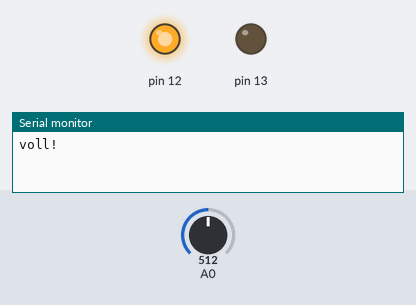
Simulated run of this sketch. Board: Arduino Uno, built with avr-gcc and run on an emulated ATmega328P. Shown: output pins drawn as LEDs (lit = HIGH), the last lines printed to the serial monitor. The test bench sets the inputs (shaded band); at power-on: A0 = 512.

Above: at 1.8 s.
1.9 s: A0 set to 493
At 4.2 s:
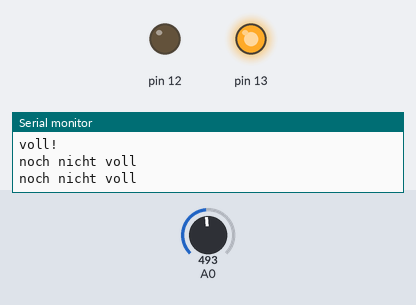
4.5 s: A0 set to 510
At 6.6 s:
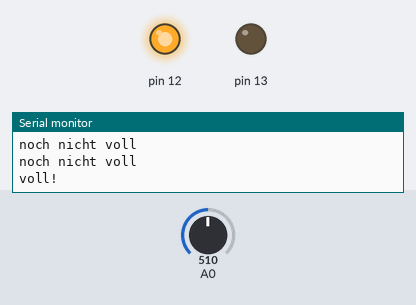
7.5 s: A0 set to 490
At 10.1 s:
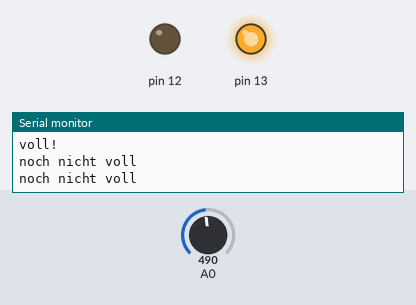
Timing chart, 0 to 11.6 s (numbered marks = the images above; inputs shaded):
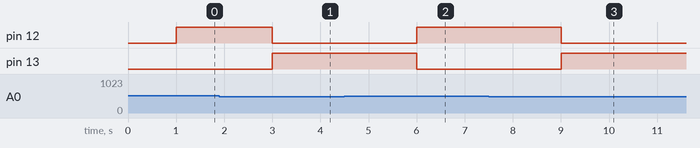

Measured:
- the behaviour switches between 500 and 499 on A0 (found by bisection; images 0 and 1)
- after the input at 1.9 s, pin 12: HIGH → LOW after 1.1 s; pin 13: LOW → HIGH after 1.1 s
- after the input at 4.5 s, pin 12: LOW → HIGH after 1.5 s; pin 13: HIGH → LOW after 1.5 s
- after the input at 7.5 s, pin 12: HIGH → LOW after 1.5 s; pin 13: LOW → HIGH after 1.5 s

The sketch:

sketch_m_lltonne_arduino_.ino
```cpp
int Empfaenger = analogRead(A0);
int time = 0;
int distance = 0;
void setup() {
  Serial.begin(9600);
  pinMode(13, OUTPUT);
  pinMode(12, OUTPUT);
}

void loop(){
  int Distance = analogRead(A0);
  delay(1000);
  if(Distance >= 500){
    digitalWrite(12, HIGH);
    digitalWrite(13, LOW);
    String fuelstand = "voll!";
    Serial.println(fuelstand);
  }
  else{
    digitalWrite(12, LOW);
    digitalWrite(13, HIGH);
    String fuelstand = "noch nicht voll";
    Serial.println(fuelstand);
    }
}
```
